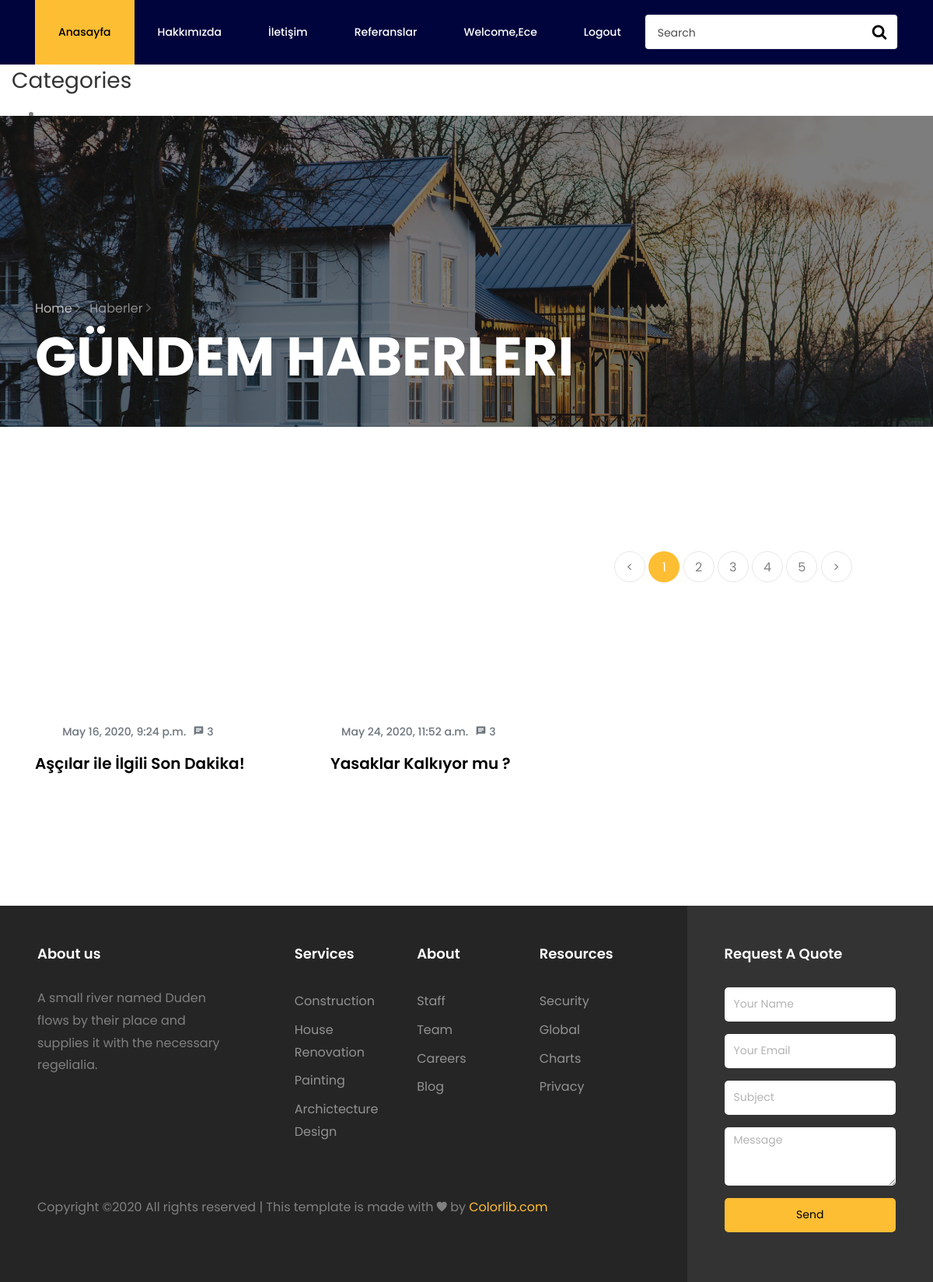
Page /category/11/ (signed in) on the committed database.
### haber/models.py (models this page shows, shortened)
class Category(MPTTModel):
    STATUS = (
        ('True', 'Evet'),
        ('False', 'Hayır'),
    )
    title = models.CharField(max_length=30)
    description = models.CharField(max_length=200)
    keywords = models.CharField(max_length=200)
    image = models.ImageField(blank=True, upload_to='images/')
    status = models.CharField(max_length=10, choices=STATUS)
    slug = models.SlugField(unique=True,default=uuid.uuid1)
    parent = TreeForeignKey('self', blank=True, null=True, related_name='children', on_delete=models.CASCADE)
    create_at = models.DateTimeField(auto_now_add=True)
    update_at = models.DateTimeField(auto_now_add=True)
    class MPTTMeta:
        order_insertion_by = ['title']
    def image_tag(self):
        return mark_safe('<img src ="{}" height="50" />'.format(self.image.url))
    image_tag.short_description = 'Image'

class Haber(models.Model):
    STATUS = (
        ('True', 'Evet'),
        ('False', 'Hayır'),
    )
    user = models.ForeignKey(User, on_delete=models.SET_NULL, null=True)
    category = models.ForeignKey(Category, on_delete=models.CASCADE)
    title = models.CharField(max_length=150)
    description = models.CharField(max_length=255)
    keywords = models.CharField(max_length=255)
    image = models.ImageField(blank=True, upload_to='images/')
    detail = RichTextUploadingField()
    slug = models.SlugField(unique=True, null=False, default=uuid.uuid1)
    status = models.CharField(max_length=10, choices=STATUS)
    create_at = models.DateTimeField(auto_now_add=True)
    update_at = models.DateTimeField(auto_now_add=True)
    def image_tag(self):
        return mark_safe('<img src ="{}" height="50" />'.format(self.image.url))
    image_tag.short_description = 'Image'
    def image_tag(self):
        return mark_safe('<img src="{}" height="50"/>'.format(self.image.url))
    image_tag.short_description = 'Image'

### home/views.py (the view)
# urls.py: path('category/<int:id>/', views.category_habers, name='category_habers'),
def category_habers(request, id):
    category = Category.objects.all()
    categorydata = Category.objects.get(pk=id)
    habers = Haber.objects.filter(category_id=id)
    context = {'habers': habers,
               'category': category,
               'categorydata': categorydata}
    return render(request, 'habers.html', context)

### home/templates/habers.html (shortened to what this page needs)
{% extends "homebase.html" %}
{% load static %}
{% block content %}
    <section class="hero-wrap hero-wrap-2" style="background-image: url({% static 'images/bg_3.jpg' %});" data-stellar-background-ratio="0.5">
        <div class="overlay"></div>
        <div class="container">
            <div class="row no-gutters slider-text align-items-end">
                <div class="col-md-9 ftco-animate pb-5">
                    <p class="breadcrumbs mb-2"><span class="mr-2"><a href="index.html">Home <i class="ion-ios-arrow-forward"></i></a></span> <span>Haberler <i class="ion-ios-arrow-forward"></i></span></p>
                    <h1 class="mb-0 bread">{{categorydata.title}} Haberleri</h1>
                </div>
            </div>
        </div>
    </section>
    <section class="ftco-section">
        <div class="container">
            <div class="row d-flex">
                {% for rs in habers %}
                    <div class="col-md-4 d-flex ftco-animate">
                        <div class="blog-entry align-self-stretch">
                            <a href="/haber/{{ rs.id }}" class="block-20 rounded" style="background-image: url({{ rs.image.url }});">
                            </a>
                            <div class="text mt-3 text-center">
                                <div class="meta mb-2">
                                    <div><a href="#">{{rs.create_at}}</a></div>
                                    <div><a href="#" class="meta-chat"><span class="icon-chat"></span> 3</a></div>
                                </div>
                                <h3 class="heading"><a href="#">{{ rs.title }}</a></h3>
                            </div>
                        </div>
                    </div>
                {% endfor %}
                <div class="row mt-5">
                    <div class="col text-center">
                        <div class="block-27">
                            <ul>
                                <li><a href="#">&lt;</a></li>
                                <li class="active"><span>1</span></li>
                                <li><a href="#">2</a></li>
                                <li><a href="#">3</a></li>
                                <li><a href="#">4</a></li>
                                <li><a href="#">5</a></li>
                                <li><a href="#">&gt;</a></li>
                            </ul>
                        </div>
                    </div>
                </div>
            </div>
        </div>
    </section>
{% endblock %}
{% block sidebar %}
    {% include "sidebar.html" %}
{% endblock %}

### home/templates/header.html (shortened to what this page needs)
{% load static %}
<nav class="navbar navbar-expand-lg navbar-dark ftco_navbar bg-dark ftco-navbar-light" id="ftco-navbar">
    <div class="container">
        <form action="/search/" method="post" class="searchform order-lg-last">
            <div class="form-group d-flex" >
                <input name="query" type="text" class="form-control pl-3" placeholder="Search" >
                <button type="submit" placeholder="" class="form-control search"><span class="fa fa-search" ></span></button>
            </div>
            {% load mptt_tags %}
        </form>
        <div class="collapse navbar-collapse" id="ftco-nav">
            <ul class="navbar-nav mr-auto">
                <li class="nav-item active"><a href="/" class="nav-link">Anasayfa</a></li>
                <li class="nav-item"><a href="/hakkimizda" class="nav-link">Hakkımızda</a></li>
                <li class="nav-item"><a href="/iletisim" class="nav-link">İletişim</a></li>
                <li class="nav-item"><a href="/referans" class="nav-link">Referanslar</a></li>
      {% if user.id is not None %}
                <li class="nav-item"><a href="/user" class="nav-link"><bold>Welcome,{{user.first_name}}</bold><img src="{{ user.profile.image.url }}"></a></li>
                <li class="nav-item"><a href="/logout" class="nav-link"><bold>Logout</bold></a></li>
      {% else %}
                <li class="nav-item"><a href="/login" class="nav-link">Login</a></li>
               <li class="nav-item"> <a href="/signup" class="nav-link">SignUp</a></li>
       {% endif %}
            </ul>
        </div>
    </div>
</nav>

### home/static/css/icomoon.css (style rules this page uses)
[class^="icon-"], [class*=" icon-"] { font-family: 'icomoon' !important; speak: none; font-style: normal; font-weight: normal; font-variant: normal; text-transform: none; line-height: 1; -webkit-font-smoothing: antialiased; -moz-osx-font-smoothing: grayscale; }
.icon-chat:before { content: "\e0b7"; }

### rows in the picture
Category: title "GÜNDEM"
Haber: create_at "May 16, 2020, 9:24 p.m.", title "Aşçılar ile İlgili Son Dakika!"
Haber: create_at "May 24, 2020, 11:52 a.m.", title "Yasaklar Kalkıyor mu ?"

### other values in the picture
{{ user.first_name }} "Ece"
